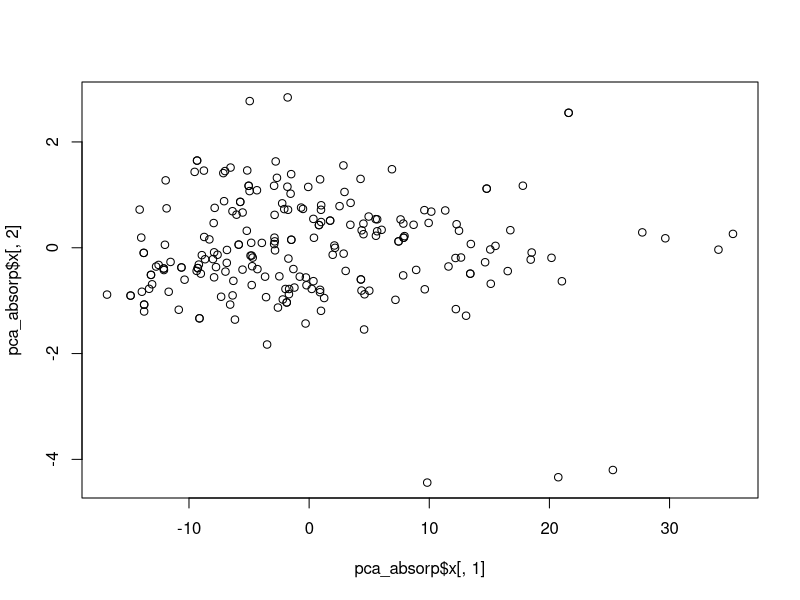
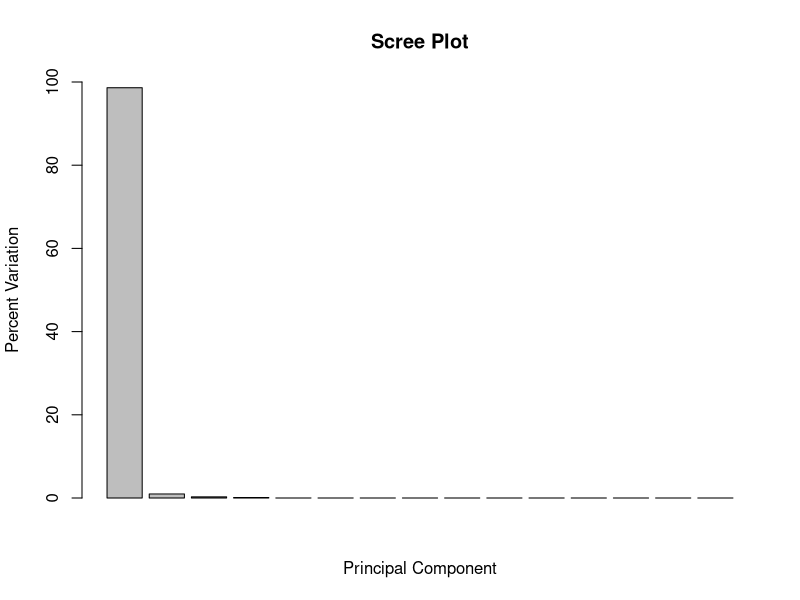
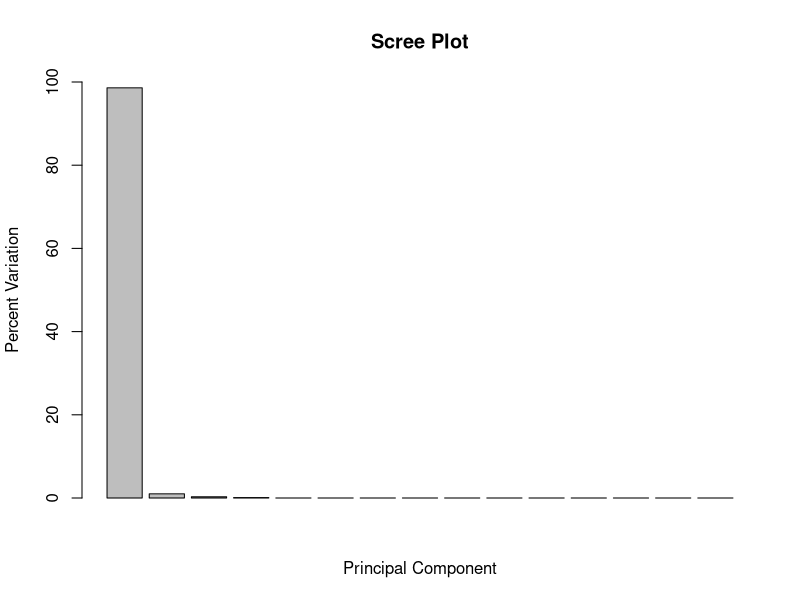
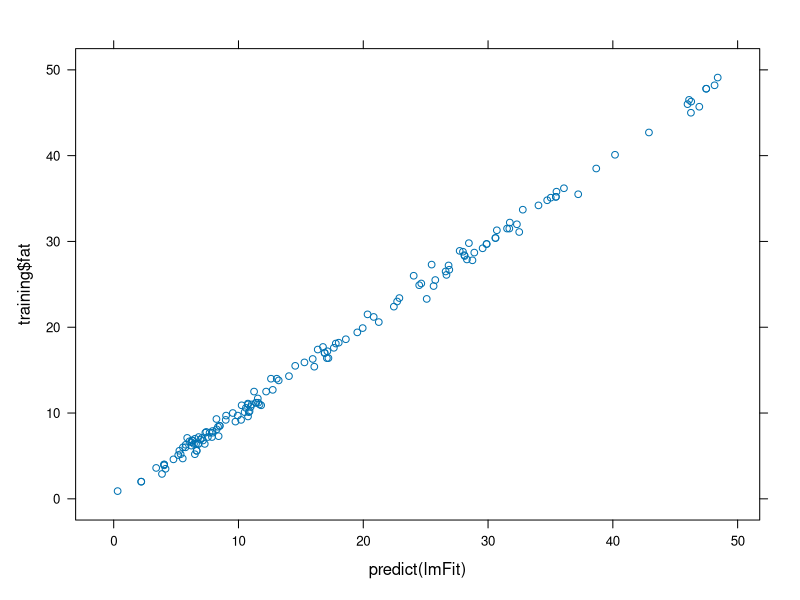
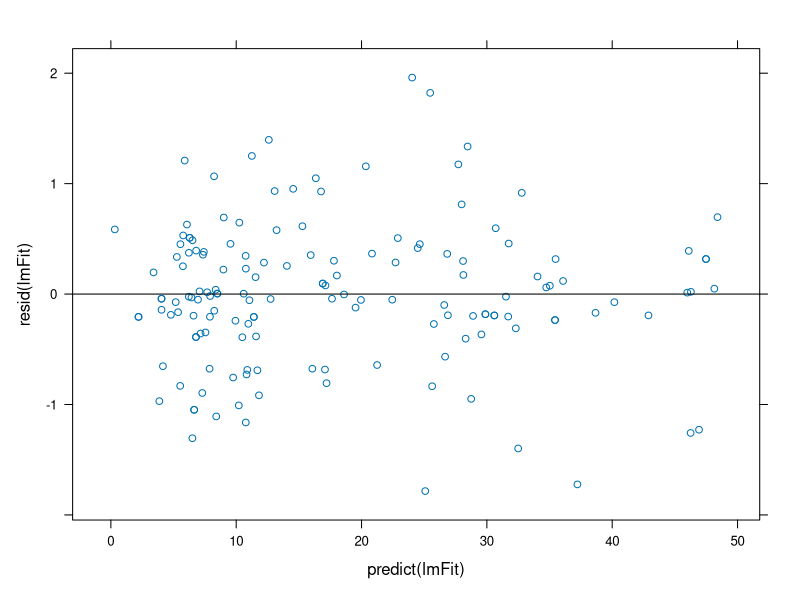
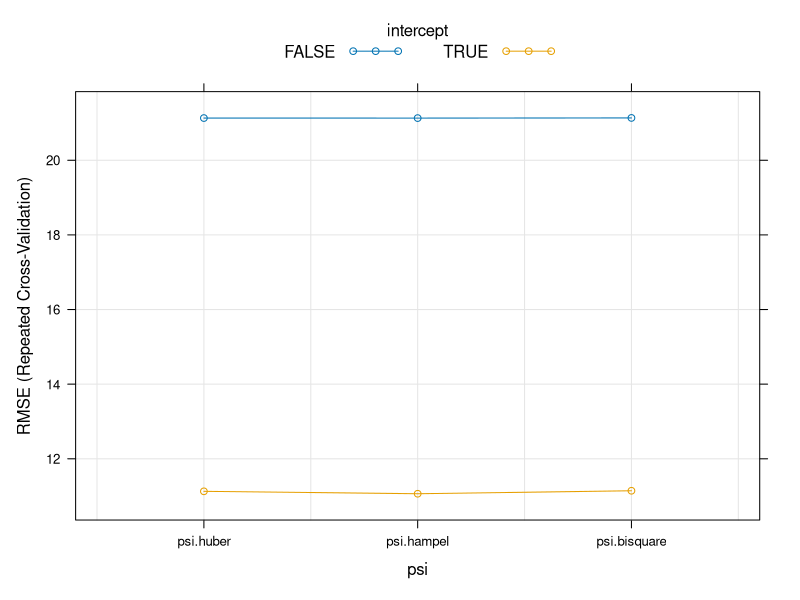

The R source for these figures, in order: (Note: this script raises an error after producing the figures.)
library(caret)
data(tecator)

#I believe absorp = predictors, endpoints = outcome(s)
pca_absorp <- prcomp(absorp, scale = TRUE)

#plotting the first 2 components - there should be no correlation
plot(pca_absorp$x[,1], pca_absorp$x[,2]) 
pca.var <- pca_absorp$sdev^2
pca.var.per <- round(pca.var/sum(pca.var)*100, 1)

#Scree Plots - first principal component has 98% of variance 
barplot(pca.var[1:15], main = 'Scree Plot',
        xlab = 'Principal Component',
        ylab = 'Percent Variation', 
        ylim = c(0, 100))

barplot(pca.var.per[1:15], main = 'Scree Plot',
        xlab = 'Principal Component',
        ylab = 'Percent Variation', 
        ylim = c(0, 100))

#Data Partition 
#predict fat content - 2nd column in endpoints gonna combine them 
data <- cbind(absorp, fat = endpoints[,2])
dfdata <- data.frame(data)
set.seed(123)
inTrain <- createDataPartition(y = dfdata$fat,
                               p = 0.7, 
                               list = FALSE) 
training <- dfdata[inTrain, ]
testing <- dfdata[-inTrain,]

#linear regression model - checking the effect of collinearity
ctrl = trainControl(method = 'repeatedcv',
                    number = 10,
                    repeats = 3)

set.seed(123)
lmFit <- train(fat ~., 
               data = training, 
               method = 'lm',
               trControl = ctrl)
lmFit
#residuals
#obs vs preds
xyplot(training$fat ~predict(lmFit))
#pred vs resids
xyplot(resid(lmFit) ~ predict(lmFit),
       panel = function(...){
         panel.xyplot(...)
         panel.abline(h = 0)
       })

#robust linear model  - can't have redundants
set.seed(123)
rlmPCA <- train(fat ~.,
                data = training,
                method = 'rlm',
                preProcess = c('center', 'scale', 'pca'),
                trControl = ctrl)
rlmPCA  
plot(rlmPCA)


#pcr (pca and regression)
set.seed(123)
pcrFit <- train(fat ~.,
                data = training, 
                method = 'pcr',
                preProcess = c('center', 'scale'),
                tuneLength = 10,
                trControl = ctrl)
pcrFit
plot(pcrFit)

#pls
set.seed(123)
plsFit <- train(fat ~.,
                data = training, 
                method = 'pls',
                preProcess = c('center', 'scale'),
                tuneLength = 10,
                trControl = ctrl)
plsFit
plot(plsFit)

#Ridge Regression - 'glmnet' , alpha = 0
lambda <- 2^seq(-3, 3, length = 100)
set.seed(123)
ridgeFit <- train(fat ~.,
                  data = training, 
                  method = 'glmnet',
                  tuneGrid = expand.grid(alpha = 0, lambda = lambda),
                  trControl = ctrl,
                  preProc = c('center', 'scale'))
ridgeFit
plot(ridgeFit, scales = list(x = list(log = 2)))

#Lasso Regression - 'glmnet', alpha = 1
set.seed(123)
lassoFit <- train(fat ~.,
                  data = training, 
                  method = 'glmnet',
                  tuneGrid = expand.grid(alpha = 1, lambda = lambda),
                  trControl = ctrl,
                  preProc = c('center', 'scale'))
lassoFit
plot(lassoFit, scales = list(x = list(log = 2)))

#Elastic Regression - 'glmnet'
set.seed(123)
elastic <- train(fat ~., 
                 data = training, 
                 method = 'glmnet',
                 trControl = ctrl,
                 tuneLength = 10)
elastic
plot(elastic)

#shows alpha on the x axist and RMSE on the y axis
check <- plot(elastic)
check$formula

#Book's way - enetgrid
enetGrid <- expand.grid(.lambda = c(0, 0.01, .1),
                        .fraction = seq(.05, 1, length = 20))
set.seed(123)
enetTune <- train(fat ~., 
                  data = training,
                  method = 'enet', 
                  tuneGrid = enetGrid,
                  trControl = ctrl,
                  preProc = c('center', 'scale'))
plot(enetTune)
#when lambda is 0 = lasso model, the other values are of the ridge model 

#comparing models 
models <- list(LinearRegression = lmFit, RobustRegression = rlmPCA, PCR = pcrFit, PLS = plsFit,
               Ridge = ridgeFit, Lasso = lassoFit, Elastic = elastic, BElastic = enetTune)
resamp <- resamples(models)
summary(resamp, metric = "RMSE")
#overall this is telling me that lasso regression is the best,
#when you get rid of the correlated predictors

#prediction using the enetTune Model 
pred <- predict(enetTune, testing)
postResample(pred, testing$fat)
